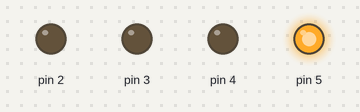
Bench run of a sketch on a simulated Arduino Uno, built with avr-gcc and run on an emulated ATmega328P. Shown: output pins drawn as LEDs (lit = HIGH).

Above: at 0.5 s.
At 2.5 s:
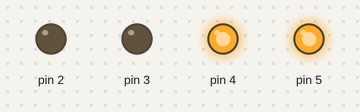
At 3.5 s:
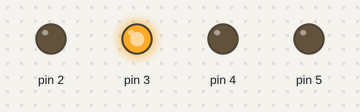
At 5.5 s:
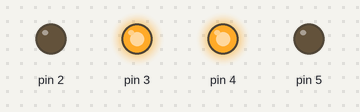
At 8.5 s:
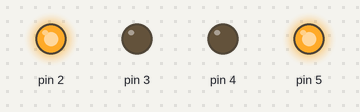
At 11.5 s:
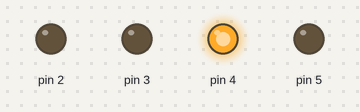
Timing chart, 0 to 13.0 s (numbered marks = the images above):
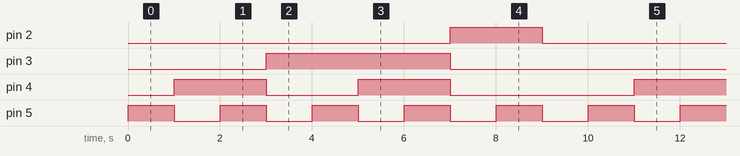

Measured:
- by itself, pin 2: alternates HIGH for 2.0 s and LOW for 8.0 s
- by itself, pin 3: alternates HIGH for 4.0 s and LOW for 6.0 s
- by itself, pin 4: repeats every 10.0 s: LOW 2.0 s, HIGH 2.0 s, LOW 4.0 s, HIGH 2.0 s
- by itself, pin 5: alternates HIGH for 1.0 s and LOW for 1.0 s

The sketch:

display.ino
```cpp
void setup() {
	pinMode(2, OUTPUT);
	pinMode(3, OUTPUT);
	pinMode(4, OUTPUT);
	pinMode(5, OUTPUT);
}

int teller = 0;

void loop() {
	teller = (teller + 1) % 10;

	digitalWrite(2, teller & 0b1000);
	digitalWrite(3, teller & 0b0100);
	digitalWrite(4, teller & 0b0010);
	digitalWrite(5, teller & 0b0001);

	delay(1000);
}
```
